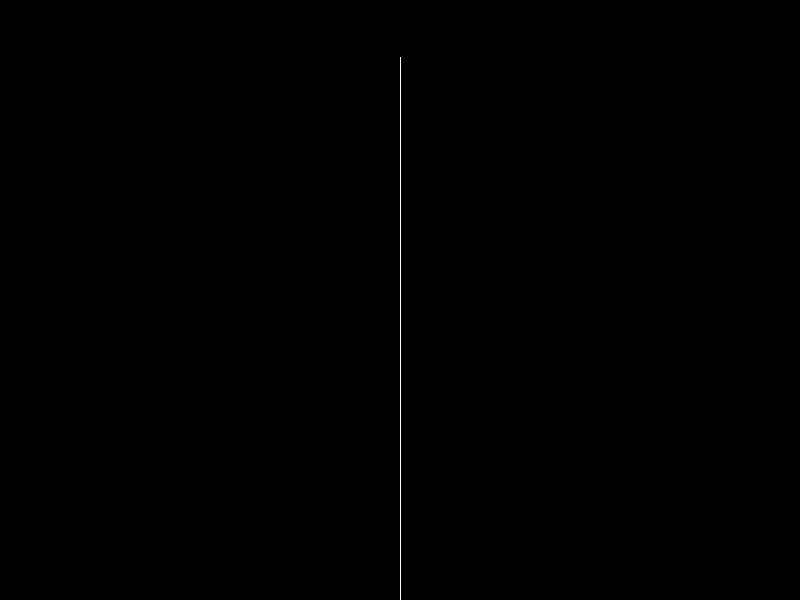
Frame 1 (no input)
Frame 60 (the mouse pressed at the canvas centre just before this capture): identical to frame 1, image omitted
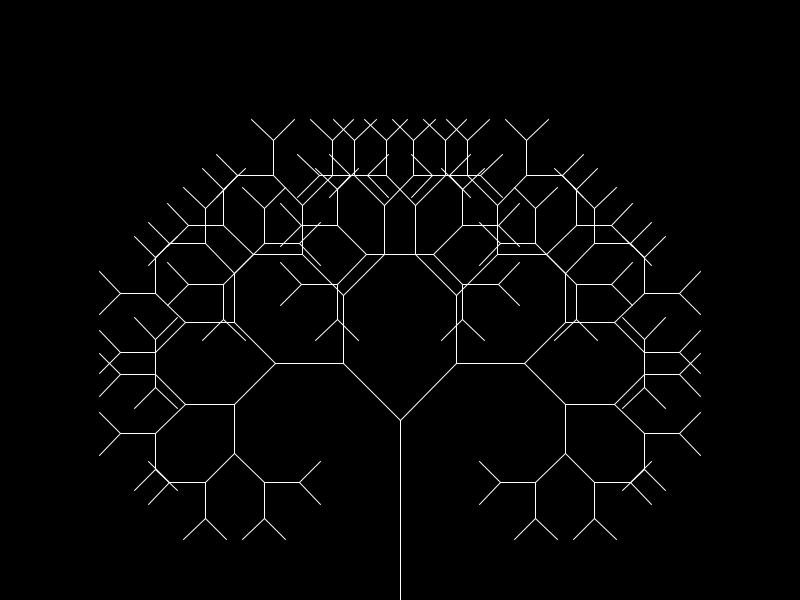
Frame 120 (the mouse held since frame 60 and released just before this capture)

The Processing sketch that drew these frames (run headless with seeded random() and noise(); from frame 60 on, the mouse is pressed at the canvas centre):

// Processing sketch: processing_150758
// ── processing_150758.pde

Vector start;
float distance = 80;

int limit = 7;


void setup() {
  size(800, 600);

  start = new Vector(width / 2, height / 2 + height * .2);
}

void draw() {
  background(0);
  stroke(255);
  smooth();
  
  line(start.x, start.y, start.x, height);
  
  float ratio = (float)mouseX / (float)width;
  float angle = ratio * TWO_PI * .25;
  drawLine(start, distance, TWO_PI * .75, angle, limit);
}

void drawLine(Vector point, float distance, float angle, float angleDelta, int limit) {
  if (limit == 0) return;

  float leftAngle = angle + angleDelta;
  float rightAngle = angle - angleDelta;

  Vector left = point.angle(leftAngle, distance);
  Vector right = point.angle(rightAngle, distance);
  

  float distanceDamp = .85;
  line(point.x, point.y, left.x, left.y);
  drawLine(left, distance * distanceDamp, leftAngle, angleDelta, limit - 1);
  drawLine(right, distance * distanceDamp, rightAngle, angleDelta, limit - 1);

  line(point.x, point.y, right.x, right.y);
}

public class Vector {

  float x, y;

  Vector(float x, float y) {
    this.x = x;
    this.y = y;
  }

  Vector angle(float angle, float distance) {
    // cos theta = adjacent / hypotneuse
    // cos(angle) = adjacent / distance
    // cos(angle) * distance = adjacent
    float x = cos(angle) * distance + this.x;

    // sin theta = opposite / hypotneuse
    // sin(angle) = opposite / distance
    // sin(angle) * distance = opposite
    float y = sin(angle) * distance + this.y;

    return new Vector(x, y);
  }

  Vector add(Vector vector) {
    return new Vector(this.x + vector.x, this.y + vector.y);
  }

  Vector multiply(float value) {
    return new Vector(this.x * value, this.y * value);
  }

  Vector multiply(Vector vector) {
    return new Vector(this.x * vector.x, this.y * vector.y);
  }

  public String toString() {
    return "(" + (int)this.x + ", " + (int)this.y + ")";
  }
}
